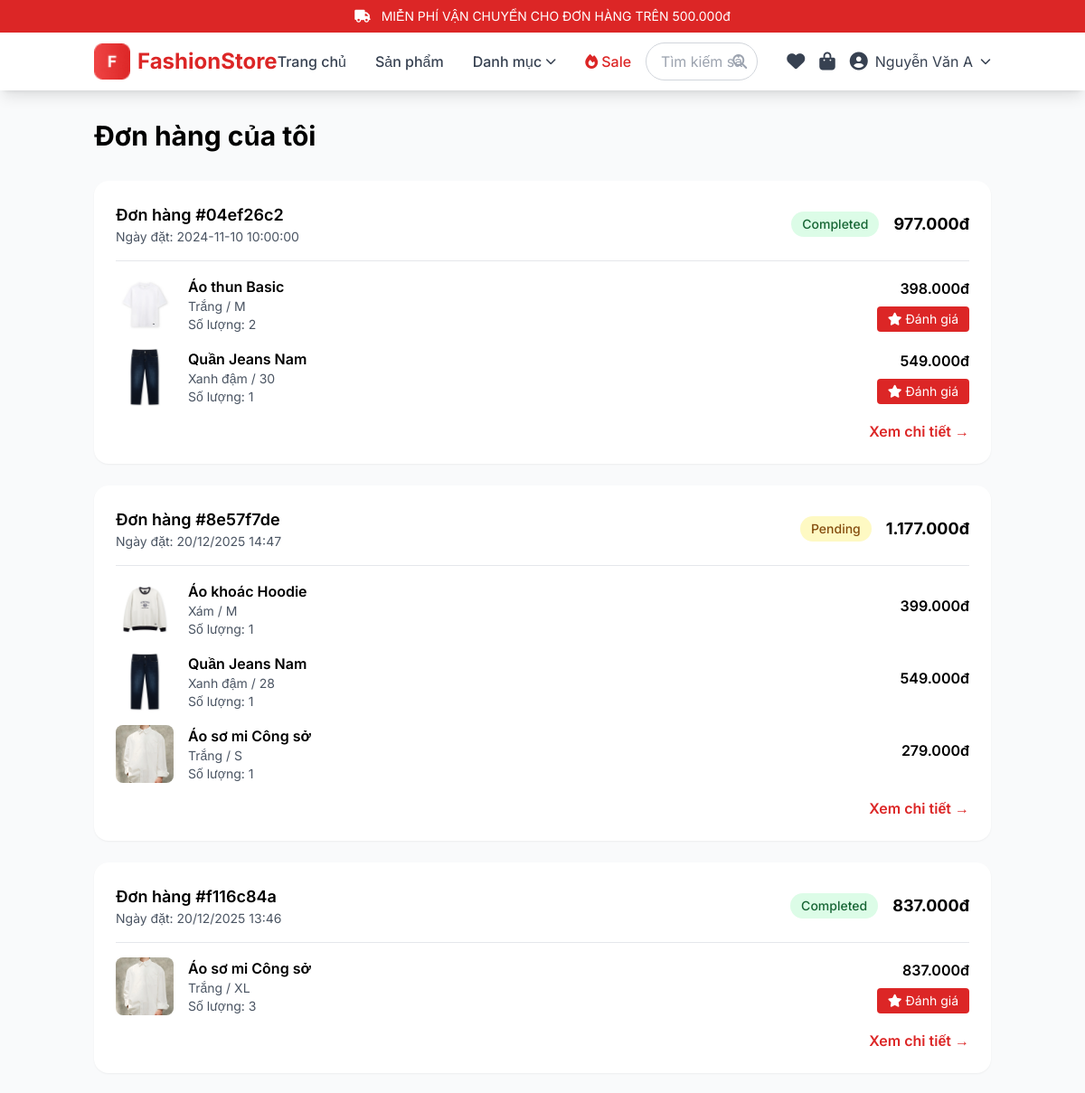
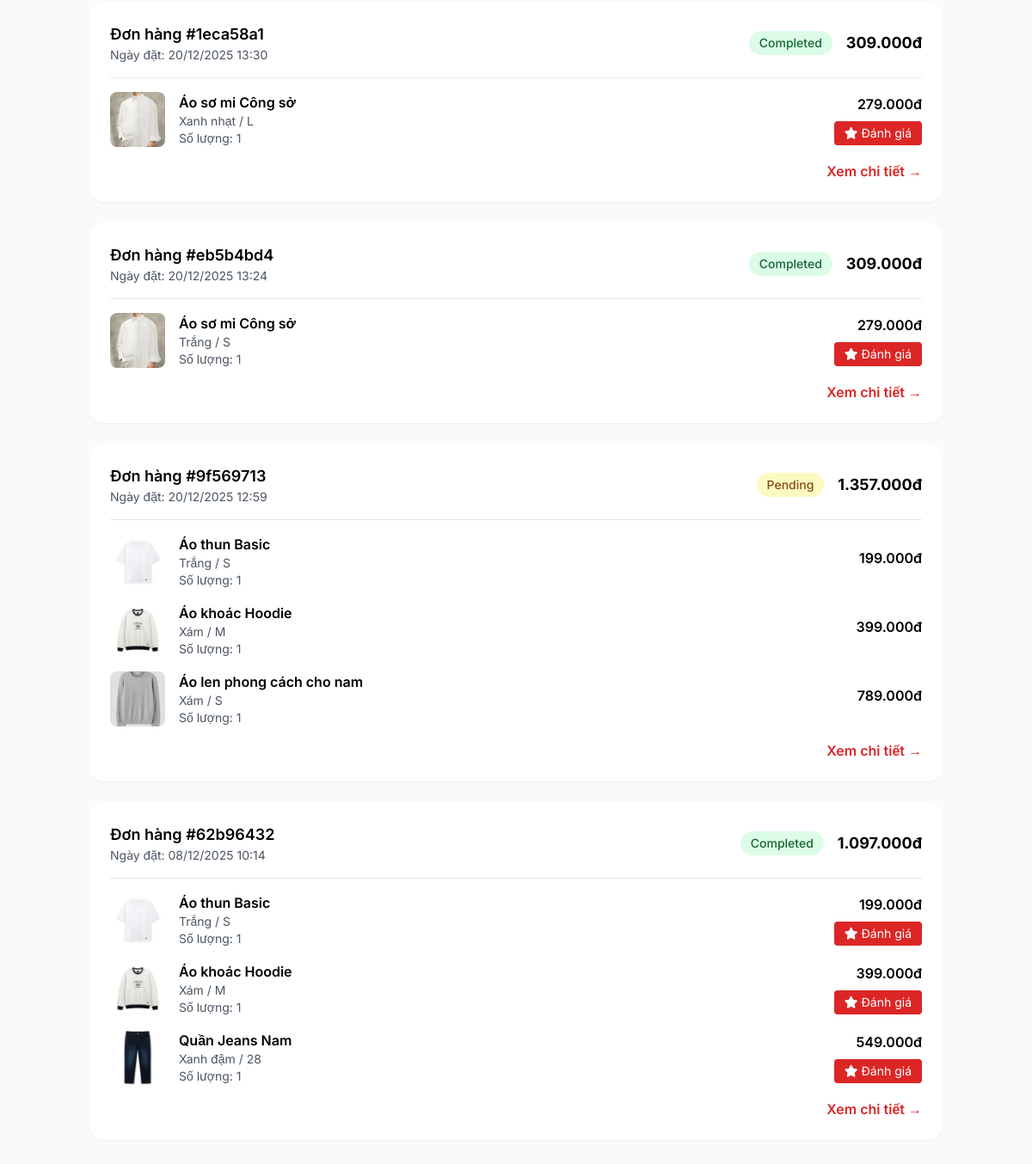
/my-orders (signed in), run on the app's committed database (2 pictures, top to bottom).
### database.py (models this page shows, shortened)
class User(db.Model):
    __tablename__ = 'users'
    email = db.Column(db.String(120), primary_key=True)
    password = db.Column(db.String(200), nullable=False)
    role = db.Column(db.String(20), default='user')
    name = db.Column(db.String(100), nullable=False)
    phone = db.Column(db.String(20))
    address = db.Column(db.Text)
    wishlist = db.Column(db.Text)  # JSON array
    created_at = db.Column(db.DateTime, default=datetime.now)
    orders = db.relationship('Order', backref='user', lazy=True)

class Order(db.Model):
    __tablename__ = 'orders'
    id = db.Column(db.String(36), primary_key=True)
    user_email = db.Column(db.String(120), db.ForeignKey('users.email'), nullable=False)
    items = db.Column(db.Text, nullable=False)  # JSON array
    shipping_info = db.Column(db.Text)  # JSON object
    subtotal = db.Column(db.Integer, nullable=False)
    shipping = db.Column(db.Integer, default=0)
    voucher_discount = db.Column(db.Integer, default=0)
    total = db.Column(db.Integer, nullable=False)
    payment_method = db.Column(db.String(50))
    payment_status = db.Column(db.String(20), default='pending')
    status = db.Column(db.String(20), default='pending')
    notes = db.Column(db.Text)
    created_at = db.Column(db.String(50))
    def to_dict(self):
        return {
            'id': self.id,
            'user_email': self.user_email,
            'order_items': json.loads(self.items) if self.items else [],
            'shipping_info': json.loads(self.shipping_info) if self.shipping_info else {},
            'subtotal': self.subtotal,
            'shipping': self.shipping,
            'voucher_discount': self.voucher_discount,
            'total': self.total,
            'payment_method': self.payment_method,
            'payment_status': self.payment_status,
            'status': self.status,
            'notes': self.notes,
            'created_at': self.created_at
        }

class Product(db.Model):
    __tablename__ = 'products'
    id = db.Column(db.String(36), primary_key=True)
    name = db.Column(db.String(200), nullable=False)
    price = db.Column(db.Integer, nullable=False)
    old_price = db.Column(db.Integer, default=0)
    category = db.Column(db.String(100))
    image = db.Column(db.String(500))
    images = db.Column(db.Text)  # JSON array
    description = db.Column(db.Text)
    stock = db.Column(db.Integer, default=0)
    sizes = db.Column(db.Text)  # JSON array
    colors = db.Column(db.Text)  # JSON array
    color_images = db.Column(db.Text)  # JSON object mapping colors to image URLs
    rating = db.Column(db.Float, default=0.0)
    reviews = db.Column(db.Integer, default=0)
    sold = db.Column(db.Integer, default=0)
    featured = db.Column(db.Boolean, default=False)
    created_at = db.Column(db.DateTime, default=datetime.now)

### flask_clothing_store.py (the view)
@app.route('/my-orders')
@login_required
def my_orders():
    user_email = session['user']['email']
    orders = Order.query.filter_by(user_email=user_email).all()
    user_orders = [o.to_dict() for o in orders]
    user_orders.sort(key=lambda x: x['created_at'], reverse=True)
    return render_template('my_orders.html', orders=user_orders)

### flask_clothing_store.py (called while the page is built)
def login_required(f):
    @wraps(f)
    def decorated_function(*args, **kwargs):
        if 'user' not in session:
            flash('Vui lòng đăng nhập để tiếp tục', 'error')
            return redirect(url_for('login'))
        return f(*args, **kwargs)
    return decorated_function

def format_price(price):
    return f"{price:,.0f}đ".replace(',', '.')

def get_cart():
    return session.get('cart', [])

def get_wishlist():
    user_email = session.get('user', {}).get('email')
    if user_email:
        user = User.query.get(user_email)
        if user:
            return json.loads(user.wishlist) if user.wishlist else []
    return []

def get_categories():
    categories = db.session.query(Product.category).distinct().all()
    return [c[0] for c in categories]

@app.context_processor
def utility_processor():
    return {
        'now': datetime.datetime.now(),
        'wishlist_count': lambda: len(get_wishlist()),
        'cart_count': lambda: len(get_cart()),
        'format_price': format_price,
        'get_featured_products': get_featured_products,
        'get_best_sellers': get_best_sellers,
        'get_categories': get_categories,
        'get_wishlist': get_wishlist
    }

### templates/my_orders.html (shortened to what this page needs)
{% extends "base.html" %}
{% block content %}
<div class="container mx-auto px-4 py-8">
    <h1 class="text-3xl font-bold mb-8">Đơn hàng của tôi</h1>
    {% if orders %}
    <div class="space-y-6">
        {% for order in orders %}
        <div class="bg-white rounded-2xl shadow-sm p-6">
            <div class="flex flex-col sm:flex-row justify-between items-start sm:items-center mb-4">
                <div>
                    <h3 class="font-semibold text-lg">Đơn hàng #{{ order.id[:8] }}</h3>
                    <p class="text-gray-600 text-sm">Ngày đặt: {{ order.created_at }}</p>
                </div>
                <div class="flex items-center space-x-4 mt-2 sm:mt-0">
                    <span class="px-3 py-1 rounded-full text-sm font-medium
                        {% if order.status == 'completed' %}bg-green-100 text-green-800
                        {% elif order.status == 'pending' %}bg-yellow-100 text-yellow-800
                        {% elif order.status == 'shipping' %}bg-blue-100 text-blue-800
                        {% else %}bg-gray-100 text-gray-800{% endif %}">
                        {{ order.status|title }}
                    </span>
                    <span class="font-bold text-lg">{{ format_price(order.total) }}</span>
                </div>
            </div>
            <div class="border-t border-gray-200 pt-4">
                {% for item in order.order_items %}
                <div class="flex items-center mb-4 last:mb-0">
                    <img src="{{ item.image }}" alt="{{ item.name }}" class="w-16 h-16 object-cover rounded-lg">
                    <div class="flex-1 ml-4">
                        <h4 class="font-semibold">{{ item.name }}</h4>
                        <p class="text-sm text-gray-600">{{ item.color }} / {{ item.size }}</p>
                        <p class="text-sm text-gray-600">Số lượng: {{ item.quantity or item.qty or 1 }}</p>
                    </div>
                    <div class="text-right">
                        <div class="font-semibold mb-2">{{ format_price(item.price * (item.quantity or item.qty or 1)) }}</div>
                        {% if order.status == 'completed' %}
                        <a href="{{ url_for('product_detail', pid=item.product_id or item.id) }}#reviews-section"
                           class="text-sm bg-red-600 text-white px-3 py-1 rounded hover:bg-red-700 inline-block">
                            <i class="fas fa-star mr-1"></i>Đánh giá
                        </a>
                        {% endif %}
                    </div>
                </div>
                {% endfor %}
            </div>
            <div class="flex justify-end mt-4">
                <a href="{{ url_for('order_detail', order_id=order.id) }}"
                   class="text-red-600 hover:text-red-700 font-semibold">
                    Xem chi tiết →
                </a>
            </div>
        </div>
        {% endfor %}
    </div>
    {% endif %}
</div>
{% endblock %}

### templates/base.html (shortened to what this page needs)
<!DOCTYPE html>
<html lang="vi">
<head>
    <script src="https://cdn.tailwindcss.com"></script>
    <link rel="stylesheet" href="https://cdnjs.cloudflare.com/ajax/libs/font-awesome/6.4.0/css/all.min.css">
</head>
<body class="bg-gray-50">
    <div class="bg-red-600 text-white text-center py-2 text-sm">
        <i class="fas fa-truck mr-2"></i> MIỄN PHÍ VẬN CHUYỂN CHO ĐƠN HÀNG TRÊN 500.000đ
    </div>
    <nav class="bg-white shadow-lg sticky top-0 z-50">
        <div class="container mx-auto px-4">
            <div class="flex items-center justify-between h-16">
                <a href="{{ url_for('home') }}" class="flex items-center space-x-2 text-2xl font-bold text-red-600">
                    <img src="/Images/F_icon.png" alt="Logo" class="h-10 w-10 object-contain">
                    <span>FashionStore</span>
                </a>
                <div class="hidden lg:flex items-center space-x-8">
                    <a href="{{ url_for('home') }}" class="text-gray-700 hover:text-red-600 font-medium">Trang chủ</a>
                    <a href="{{ url_for('products') }}" class="text-gray-700 hover:text-red-600 font-medium">Sản phẩm</a>
                    <div class="dropdown relative">
                        <button class="text-gray-700 hover:text-red-600 font-medium flex items-center focus:outline-none">
                            Danh mục <i class="fas fa-chevron-down ml-1 text-xs"></i>
                        </button>
                    </div>
                    <a href="{{ url_for('sale_products') }}" class="text-red-600 hover:text-red-700 font-medium">
                        <i class="fas fa-fire mr-1"></i>Sale
                    </a>
                </div>
                <div class="hidden md:block flex-1 max-w-lg mx-4">
                    <form action="{{ url_for('products') }}" method="GET" class="relative">
                        <input type="text" name="q" placeholder="Tìm kiếm sản phẩm..."
                               class="w-full px-4 py-2 border border-gray-300 rounded-full focus:outline-none focus:ring-2 focus:ring-red-500 focus:border-transparent">
                        <button type="submit" class="absolute right-3 top-1/2 transform -translate-y-1/2 text-gray-400 hover:text-red-600">
                            <i class="fas fa-search"></i>
                        </button>
                    </form>
                </div>
                <div class="flex items-center space-x-4">
                    <a href="{{ url_for('wishlist') }}" class="relative text-gray-700 hover:text-red-600">
                        <i class="fas fa-heart text-xl"></i>
                    </a>
                    <a href="{{ url_for('cart') }}" class="relative text-gray-700 hover:text-red-600">
                        <i class="fas fa-shopping-bag text-xl"></i>
                    </a>
                    {% if session.get('user') %}
                    <div class="dropdown relative">
                        <button class="flex items-center space-x-2 text-gray-700 hover:text-red-600 focus:outline-none">
                            <i class="fas fa-user-circle text-xl"></i>
                            <span class="hidden sm:block">{{ session['user']['name'] }}</span>
                            <i class="fas fa-chevron-down text-xs"></i>
                        </button>
                    </div>
                    {% endif %}
                </div>
            </div>
        </div>
    </nav>
    <main class="min-h-screen">
        {% block content %}{% endblock %}
    </main>
</body>
</html>

### templates/base.html (style rules this page uses)
* { font-family: 'Inter', sans-serif; }

### data on the page
User: user.name "Nguyễn Văn A"
Order: id "04ef26c2", created_at "2024-11-10 10:00:00", status "Completed", total "977.000đ"
Product: shows a picture, name "Áo thun Basic", color "Trắng", size "M", quantity "2", price "398.000đ", size "S", featured "1", price "199.000đ"
Product: shows a picture, name "Quần Jeans Nam", color "Xanh đậm", size "30", featured "1", price "549.000đ", size "28"
Order: id "8e57f7de", created_at "20/12/2025 14:47", status "Pending", total "1.177.000đ"
Product: shows a picture, name "Áo khoác Hoodie", color "Xám", size "M", featured "1", price "399.000đ"
Product: shows a picture, name "Áo sơ mi Công sở", color "Trắng", size "S", featured "1", price "279.000đ", size "XL", quantity "3", price "837.000đ", color "Xanh nhạt", size "L"
Order: id "f116c84a", created_at "20/12/2025 13:46", status "Completed", total "837.000đ"
Order: id "1eca58a1", created_at "20/12/2025 13:30", status "Completed", total "309.000đ"
Order: id "eb5b4bd4", created_at "20/12/2025 13:24", status "Completed", total "309.000đ"
Order: id "9f569713", created_at "20/12/2025 12:59", status "Pending", total "1.357.000đ"
Product: shows a picture, name "Áo len phong cách cho nam", color "Xám", size "S", quantity "1", price "789.000đ"
Order: id "62b96432", created_at "08/12/2025 10:14", status "Completed", total "1.097.000đ"
